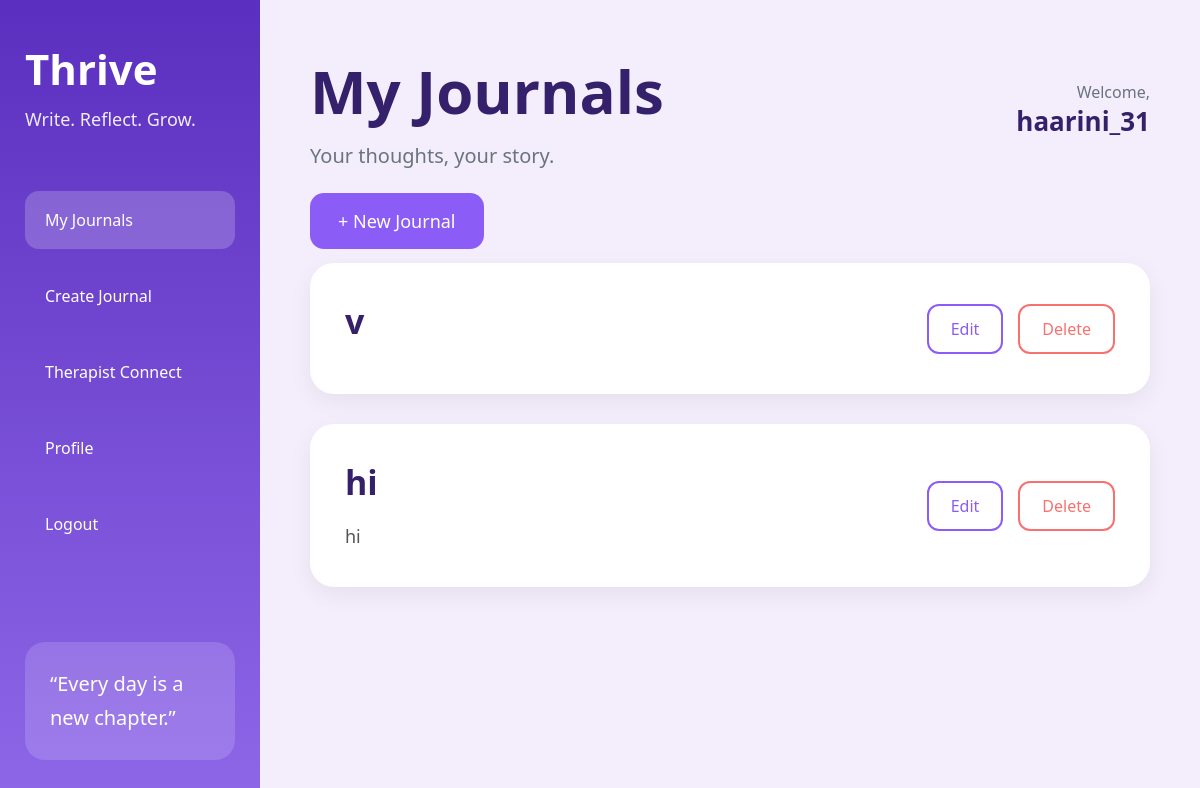
/journals (signed in), run on an earlier commit of the app's database.
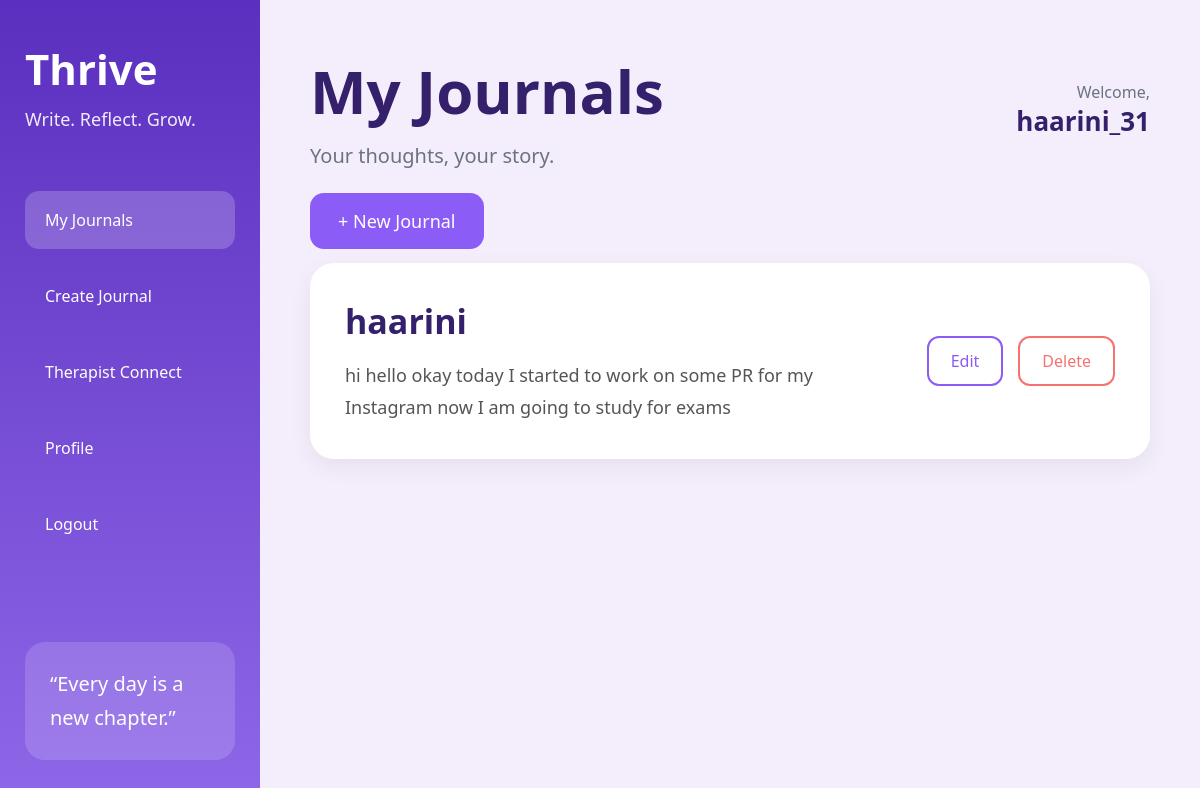
And on a later commit of the database.
### app.py (models this page shows)
class User(db.Model,UserMixin):
    id=db.Column(db.Integer,primary_key=True)
    username=db.Column(db.String(150),unique=True,nullable=False)
    password=db.Column(db.String(150),nullable=False)
    email=db.Column(db.String(150),unique=True,nullable=False)

class Journal(db.Model):
    id = db.Column(
        db.Integer,
        primary_key=True
    )
    title = db.Column(
        db.String(200),
        nullable=False
    )
    content = db.Column(
        db.Text,
        nullable=False
    )
    user_id = db.Column(
    db.Integer,
    db.ForeignKey('user.id'),
    nullable=False
)

### app.py (the view)
@app.route('/journals')
@login_required
def journals():
    all_journals = Journal.query.filter_by(user_id=current_user.id).all()
    return render_template('journals.html', journals=all_journals)

### app.py (called while the page is built)
@login_manager.user_loader
def load_user(user_id):
    return User.query.get(int(user_id))

### templates/journals.html (shortened to what this page needs)
<!DOCTYPE html>
<html lang="en">
<head>
    <link rel="stylesheet" href="{{ url_for('static', filename='css/dashboard.css') }}">
</head>
<body>
    <div class="container">
        <div class="sidebar">
            <div>
                <div class="logo">
                    <h1>Thrive</h1>
                    <p>Write. Reflect. Grow.</p>
                </div>
                <div class="menu">
                    <a href="/journals" class="active">
                        My Journals
                    </a>
                    <a href="/create-journal">
                        Create Journal
                    </a>
                    <a href="/therapists">
                Therapist Connect
                    </a>
                    <a href="/profile">
                        Profile
                    </a>
                    <a href="/logout">
                        Logout
                    </a>
                </div>
            </div>
            <div class="quote-box">
                <p>
                    “Every day is a new chapter.”
                </p>
            </div>
        </div>
        <div class="main-content">
            <div class="top-bar">
                <div>
                    <h1>My Journals</h1>
                    <p>
                        Your thoughts, your story.
                    </p>
                </div>
                <div class="user-box">
                    <span>
                        Welcome,
                    </span>
                    <h3>
                        {{ current_user.username }}
                    </h3>
                </div>
            </div>
            <div class="create-btn-container">
                <a href="/create-journal" class="create-btn">
                    + New Journal
                </a>
            </div>
            {% for journal in journals %}
            <div class="journal-card">
                <div class="card-content">
                    <h2>
                        {{ journal.title }}
                    </h2>
                    <p>
                        {{ journal.content }}
                    </p>
                </div>
                <div class="card-buttons">
                    <a href="/update-journal/{{ journal.id }}" class="edit-btn">
                        Edit
                    </a>
                    <a href="/delete-journal/{{ journal.id }}" class="delete-btn">
                        Delete
                    </a>
                </div>
            </div>
            {% endfor %}
        </div>
    </div>
</body>
</html>

### static/css/dashboard.css (style rules this page uses)
* { margin:0; padding:0; box-sizing:border-box; font-family:'Segoe UI',sans-serif; }
body { background:#f4eefc; }
.container { display:flex; min-height:100vh; }
.sidebar { width:260px; background:linear-gradient( 180deg, #5b2fbf, #8e67e8 ); color:white; padding:40px 25px; display:flex; flex-direction:column; justify-content:space-between; }
.logo h1 { font-size:42px; margin-bottom:10px; }
.logo p { font-size:18px; opacity:0.9; }
.menu { margin-top:60px; }
.menu a { display:block; text-decoration:none; color:white; padding:18px 20px; border-radius:14px; margin-bottom:18px; transition:0.3s; }
.menu a:hover, .menu .active { background:rgba(255,255,255,0.2); }
.quote-box { background:rgba(255,255,255,0.15); padding:25px; border-radius:20px; line-height:1.7; font-size:20px; }
.main-content { flex:1; padding:50px; }
.top-bar { display:flex; justify-content:space-between; align-items:center; margin-bottom:40px; }
.top-bar h1 { font-size:60px; color:#35206b; margin-bottom:10px; }
.top-bar p { color:#6b7280; font-size:20px; }
.user-box { text-align:right; }
.user-box span { color:#6b7280; }
.user-box h3 { color:#35206b; font-size:26px; }
.create-btn-container { margin-bottom:30px; }
.create-btn { text-decoration:none; background:#8b5cf6; color:white; padding:16px 28px; border-radius:14px; font-size:18px; transition:0.3s; }
.journal-card { background:white; border-radius:24px; padding:35px; margin-bottom:30px; display:flex; justify-content:space-between; align-items:center; box-shadow:0 8px 25px rgba(0,0,0,0.06); }
.card-content { width:70%; }
.card-content h2 { color:#35206b; font-size:34px; margin-bottom:15px; }
.card-content p { color:#555; line-height:1.8; font-size:18px; }
.card-buttons { display:flex; gap:15px; }
.edit-btn { text-decoration:none; border:2px solid #8b5cf6; color:#8b5cf6; padding:12px 22px; border-radius:12px; transition:0.3s; }
.delete-btn { text-decoration:none; border:2px solid #f87171; color:#f87171; padding:12px 22px; border-radius:12px; transition:0.3s; }

What changed in the data, as far as the page shows it:
removed Journal: title "hi", content "hi"
changed Journal: title "v" → "haarini"; content (not shown) → "hi hello okay today I started to work on some PR for my Instagram now I am going to study for exams"
